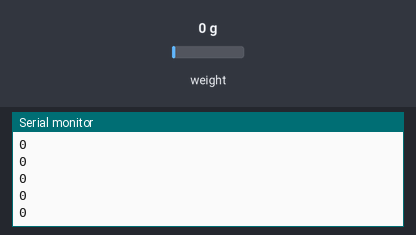
Bench run of a sketch on a simulated Arduino Uno, built with avr-gcc and run on an emulated ATmega328P. Shown: the last lines printed to the serial monitor. The test bench sets the inputs (shaded band); at power-on: weight on the scale 0 g.

Above: at 1.2 s.
1.3 s: weight on the scale set to 100 g
At 1.43 s:
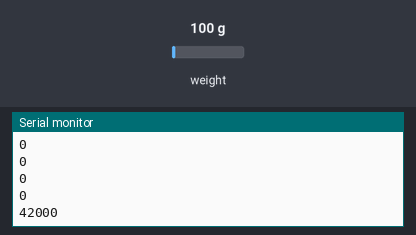
2.8 s: weight on the scale set to 1250 g
At 2.94 s:
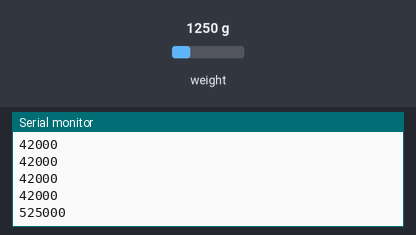
Timing chart, 0 to 5.8 s (numbered marks = the images above; inputs shaded):
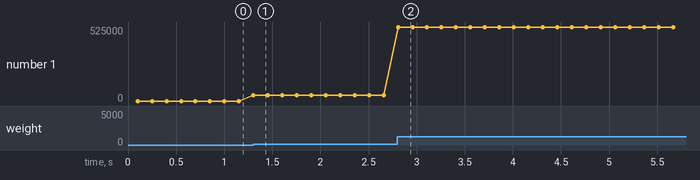

Measured:
- after the input at 1.3 s, the serial monitor: prints a new line at once (image 1)
- after the input at 2.8 s, the serial monitor: prints a new line at once (image 2)
- plotted number 1: 0 → 42000 after the input at 1.3 s, 42000 → 525000 after the input at 2.8 s

The sketch:

umjeravanje.ino
```cpp
#include "HX711.h"

const int LOADCELL_DOUT_PIN = 2;
const int LOADCELL_SCK_PIN = 3;

HX711 umjeravanje;

void setup() {
  Serial.begin(9600);
  umjeravanje.begin(LOADCELL_DOUT_PIN, LOADCELL_SCK_PIN);
}

void loop() {
  if (umjeravanje.is_ready()) {
    long ocitanje = umjeravanje.read();
    Serial.println(ocitanje);
  } else {
    Serial.println("HX711 nije pronađen.");
  }
  delay(50);
}
```
